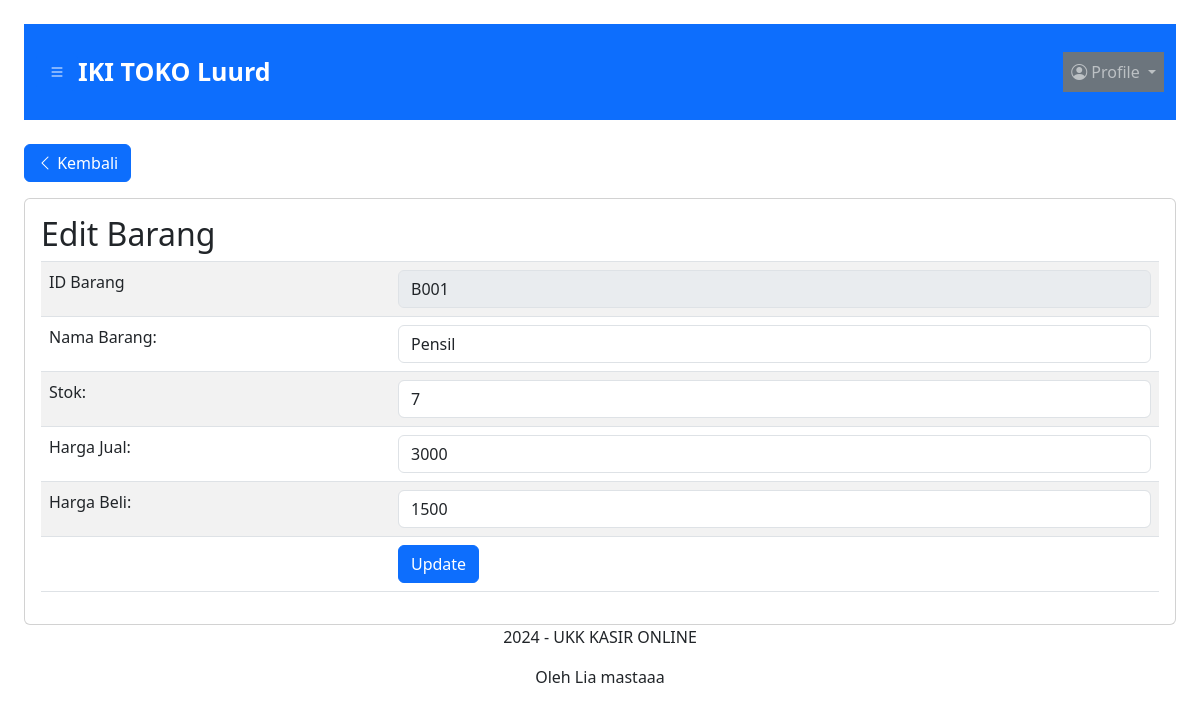
The page /index.php?page=barang/edit&id_barang=B001 (signed in) on the database its author committed.
### tables this page shows
CREATE TABLE `produk`  (
  `id_barang` char(4) NOT NULL,
  `id_kategori` char(4) NOT NULL,
  `nama_barang` varchar(20) NOT NULL,
  `stok` int NOT NULL,
  `harga_jual` varchar(9) NOT NULL,
  `harga_beli` varchar(9) NOT NULL,
  `status_diskon` int NOT NULL,
  PRIMARY KEY (`id_barang`) USING BTREE,
  INDEX `id_kategori`(`id_kategori` ASC) USING BTREE,
  CONSTRAINT `produk_ibfk_1` FOREIGN KEY (`id_kategori`) REFERENCES `kategori` (`id_kategori`) ON DELETE NO ACTION ON UPDATE CASCADE
);

### function.php (called while the page is built, shortened)
<?php
$conn = mysqli_connect("localhost", "root", "", "kantin_im");
function query($query)
{
    global $conn;
    $result = mysqli_query($conn, $query);
    $rows = [];
    while ($row = mysqli_fetch_assoc($result)) {
        $rows[] = $row;
    }
    return $rows;
}
?>

### pusat/barang/edit/index.php (the view, shortened to what this page needs)
<?php
$id_barang = $_GET["id_barang"];
$br = query("SELECT * FROM produk WHERE id_barang = '$id_barang'")[0];
?>
<a href="index.php?page=barang" class="btn btn-primary mb-3"><i class="bi bi-chevron-left"></i> Kembali</a>
<div class="card card-body">
    <div class="table-responsive">
        <table class="table table-striped">
            <h2>Edit Barang</h2>
            <form action="" method="POST">
                <tr>
                    <td><label for="id_barang">ID Barang</label></td>
                    <td><input type="text" name="id_barang" value="<?php echo $br['id_barang']; ?>" readonly
                            class="form-control"></td>
                </tr>
                <tr>
                    <td><label for="nama_barang">Nama Barang:</label></td>
                    <td><input type="text" name="nama_barang" value="<?php echo $br['nama_barang']; ?>"
                            class="form-control"></td>
                </tr>
                <tr>
                    <td><label for="stok">Stok:</label></td>
                    <td><input type="text" name="stok" value="<?php echo $br['stok']; ?>" class="form-control"></td>
                </tr>
                <tr>
                    <td> <label for="harga_jual">Harga Jual:</label></td>
                    <td><input type="text" name="harga_jual" value="<?php echo $br['harga_jual']; ?>"
                            class="form-control"></td>
                </tr>
                <tr>
                    <td><label for="harga_beli">Harga Beli:</label></td>
                    <td><input type="text" name="harga_beli" value="<?php echo $br['harga_beli']; ?>"
                            class="form-control"></td>
                </tr>
                <tr>
                    <td></td>
                    <td><input type="submit" name='submit' value="Update" class="btn btn-primary"></td>
                </tr>
            </form>
        </table>
    </div>
</div>

### css/sidebar.css (style rules this page uses)
a { text-decoration: none; }

### css/content.css (style rules this page uses)
body { background-color: blue; }
table { min-width: 90px; padding: 20px; }

### rows shown on the page
produk: id_barang "B001", nama_barang "Pensil", stok "7", harga_jual "3000", harga_beli "1500"
